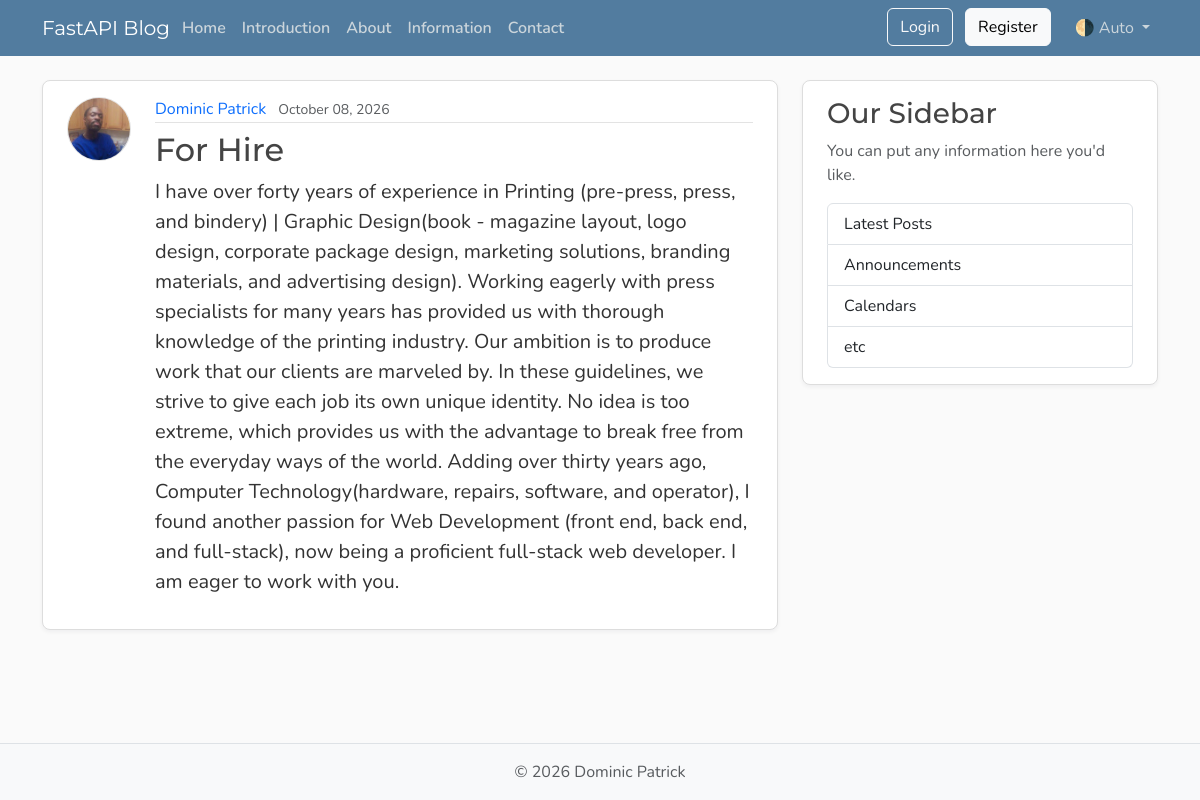
/posts, run on an earlier commit of the app's database.
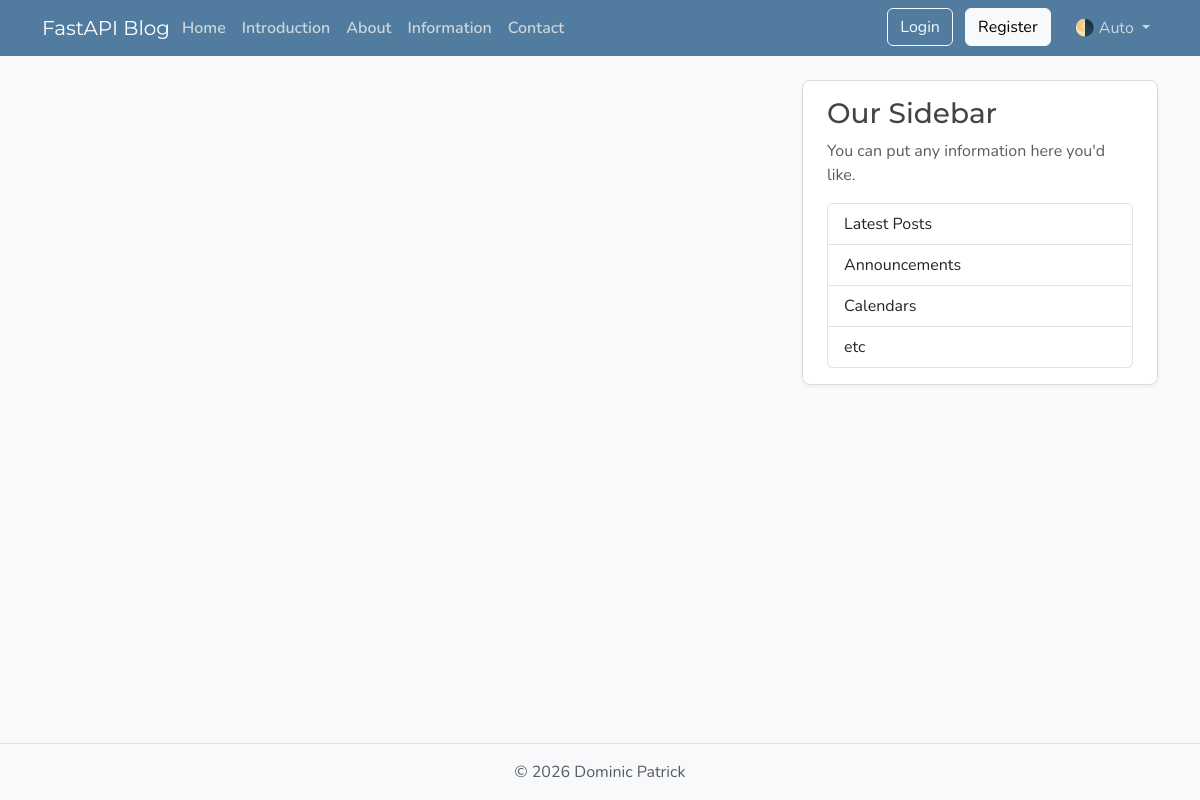
And on a later commit of the database.
### app/model/models.py (models this page shows, shortened)
class Post(Base):
    __tablename__ = "posts"
    id: Mapped[int] = mapped_column(Integer, primary_key=True, index=True)
    title: Mapped[str] = mapped_column(String(100), nullable=False)
    content: Mapped[str] = mapped_column(Text, nullable=False)
    user_id: Mapped[int] = mapped_column(
        ForeignKey("users.id"),
        nullable=False,
        index=True,
    )
    date_posted: Mapped[datetime] = mapped_column(
        DateTime(timezone=True),
        default=lambda: datetime.now(UTC),
    )
    author: Mapped[User] = relationship(back_populates="posts")

class User(Base):
    __tablename__ = "users"
    id: Mapped[int] = mapped_column(Integer, primary_key=True, index=True)
    username: Mapped[str] = mapped_column(String(50), unique=True, nullable=False)
    email: Mapped[str] = mapped_column(String(120), unique=True, nullable=False)
    password_hash: Mapped[str] = mapped_column(String(200), nullable=False)
    image_file: Mapped[str | None] = mapped_column(
        String(200),
        nullable=True,
        default=None,
    )
    posts: Mapped[list[Post]] = relationship(
        back_populates="author",
        cascade="all, delete-orphan",
    )
    reset_tokens: Mapped[list[PasswordResetToken]] = relationship(
        back_populates="user",
        cascade="all, delete-orphan",
    )

### app/main.py (the view)
@app.get("/", include_in_schema=False, name="home")
@app.get("/posts", include_in_schema=False, name="posts")
async def home(request: Request, db: Annotated[AsyncSession, Depends(get_db)]):
    count_result = await db.execute(select(func.count()).select_from(models.Post))
    total = count_result.scalar() or 0
    result = await db.execute(
        select(models.Post)
        .options(selectinload(models.Post.author))
        .order_by(models.Post.date_posted.desc())
        .limit(settings.posts_per_page),
    )
    posts = result.scalars().all()
    has_more = len(posts) < total
    return templates.TemplateResponse(
        request,
        "home.html",
        {
            "posts": posts,
            "title": "Home",
            "limit": settings.posts_per_page,
            "has_more": has_more,
        },
    )

### app/templates/home.html (shortened to what this page needs)
{% extends "layout.html" %}
{% block content %}
    <div id="postsContainer">
        {% for post in posts %}
            <article class="content-section py-3 px-4 mb-4">
                <div class="d-flex align-items-start gap-4">
                    <img class="rounded-circle article-img flex-shrink-0"
                         src="{{ post.author.image_path }}"
                         alt="{{ post.author.username }}'s profile picture"
                         width="64"
                         height="64"
                         loading="lazy">
                    <div class="flex-grow-1">
                        <div class="article-metadata mb-2">
                            <a class="me-2"
                               href="{{ url_for('user_posts', user_id=post.author.id) }}">{{ post.author.username }}</a>
                            <small class="text-body-secondary">{{ post.date_posted.strftime("%B %d, %Y") }}</small>
                        </div>
                        <h2>
                            <a class="article-title"
                               href="{{ url_for('post_page', post_id=post.id) }}">{{ post.title }}</a>
                        </h2>
                        <p class="article-content">{{ post.content }}</p>
                    </div>
                </div>
            </article>
        {% endfor %}
    </div>
{% endblock content %}

### app/templates/layout.html (shortened to what this page needs)
<!DOCTYPE html>
<html lang="en">
<head>
    <link href="https://cdn.jsdelivr.net/npm/bootstrap@5.3.8/dist/css/bootstrap.min.css" rel="stylesheet"
>
    <link rel="stylesheet" type="text/css" href="{{ url_for('static', path='css/main.css') }}">
</head>
<body class="d-flex flex-column min-vh-100">
    <header class="site-header">
        <nav class="navbar navbar-expand-md bg-steel fixed-top" data-bs-theme="dark">
            <div class="container">
                <a class="navbar-brand me-1" href="{{ url_for('home') }}">FastAPI Blog</a>
                <div class="collapse navbar-collapse" id="navbarToggle">
                    <div class="navbar-nav me-auto">
                        <a class="nav-link active" aria-current="page" href="{{ url_for('home') }}">Home</a>
                        <a class="nav-link active" aria-current="page"
                            href="{{ url_for('introduction') }}">Introduction</a>
                        <a class="nav-link active" aria-current="page" href="{{ url_for('about') }}">About</a>
                         <a class="nav-link active" aria-current="page" href="{{ url_for('information') }}">Information</a>
                                                  <a class="nav-link active" aria-current="page" href="{{ url_for('contact') }}">Contact</a>
                    </div>
                    <div class="navbar-nav">
                        <div id="loggedOutNav">
                            <a class="btn btn-outline-light mb-2 mb-md-0 me-md-2"
                                href="{{ url_for('login_page') }}">Login</a>
                            <a class="btn btn-light mb-2 mb-md-0 me-md-3"
                                href="{{ url_for('register_page') }}">Register</a>
                        </div>
                        <div class="nav-item dropdown">
                            <a class="nav-link dropdown-toggle" href="#" role="button" id="bd-theme"
                                data-bs-toggle="dropdown" aria-expanded="false">
                                <span id="bd-theme-text">🌗 Auto</span>
                            </a>
                        </div>
                    </div>
                </div>
            </div>
        </nav>
    </header>
    <main role="main" class="container">
        <div class="row">
            <div class="col-md-8">
                {% block content %}
                {% endblock content %}
            </div>
            <aside class="col-md-4">
                <div class="content-section py-3 px-4 mb-4">
                    <h3>Our Sidebar</h3>
                    <p class="text-body-secondary">You can put any information here you'd like.</p>
                    <ul class="list-group">
                        <li class="list-group-item">Latest Posts</li>
                        <li class="list-group-item">Announcements</li>
                        <li class="list-group-item">Calendars</li>
                        <li class="list-group-item">etc</li>
                    </ul>
                </div>
            </aside>
        </div>
    </main>
    <footer class="mt-auto py-3 bg-body-tertiary border-top">
        <div class="container text-center">
            <p class="text-body-secondary mb-0">
                © <span id="year"></span> Dominic Patrick
            </p>
        </div>
    </footer>
</body>
</html>

### app/static/css/main.css (style rules this page uses)
:root { --font-heading: "Montserrat", system-ui, -apple-system, BlinkMacSystemFont, sans-serif; --font-body: "Nunito", system-ui, -apple-system, BlinkMacSystemFont, sans-serif; --color-bg-body: #fafafa; --color-bg-content: #ffffff; --color-text-primary: #333333; --color-text-heading: #444444; --color-steel: #527c9f; --color-nav-link: #cbd5db; --color-nav-link-hover: #ffffff; --color-link-hover: #428bca; --color-border: #dddddd; --color-border-light: #e3e3e3; --spacing-xl: 5rem; --article-img-size: 4rem; --account-img-size: 7.813rem; }
body { font-family: var(--font-body); background: var(--color-bg-body); color: var(--color-text-primary); }
main { padding-top: var(--spacing-xl); }
h1, h2, h3, h4, h5, h6 { font-family: var(--font-heading); color: var(--color-text-heading); }
.navbar-brand { font-family: var(--font-heading); }
a { text-decoration: none; }
.bg-steel { background-color: var(--color-steel); }
.site-header .navbar-nav .nav-link { color: var(--color-nav-link); transition: color 0.2s ease-in-out; }
.site-header .navbar-nav .nav-link.active { font-weight: 600; }
.content-section { background: var(--color-bg-content); border: 1px solid var(--color-border); border-radius: 0.5rem; box-shadow: 0 2px 4px rgba(15, 23, 42, 0.05); transition: box-shadow 0.15s ease, transform 0.15s ease, border-color 0.15s ease; }
[data-bs-theme="dark"] { --color-bg-body: #1a1a1a; --color-bg-content: #2d2d2d; --color-text-primary: #e0e0e0; --color-text-heading: #f0f0f0; --color-border: #404040; --color-border-light: #4a4a4a; }

What changed in the data, as far as the page shows it:
removed Post: author.image_path (picture), author.username "Dominic Patrick", date_posted "October 08, 2026", title "For Hire", content "I have over forty years of experience in Printing (pre-press, press, and bindery) | Graphic Design(book - magazine layout, logo design, corporate package design, marketing solutions, branding materials, and advertising design). Working eagerly with press specialists for many years has provided us with thorough knowledge of the printing industry. Our ambition is to produce work that our clients are marveled by. In these guidelines, we strive to give each job its own unique identity. No idea is too extreme, which provides us with the advantage to break free from the everyday ways of the world. Adding over thirty years ago, Computer Technology(hardware, repairs, software, and operator), I…"
